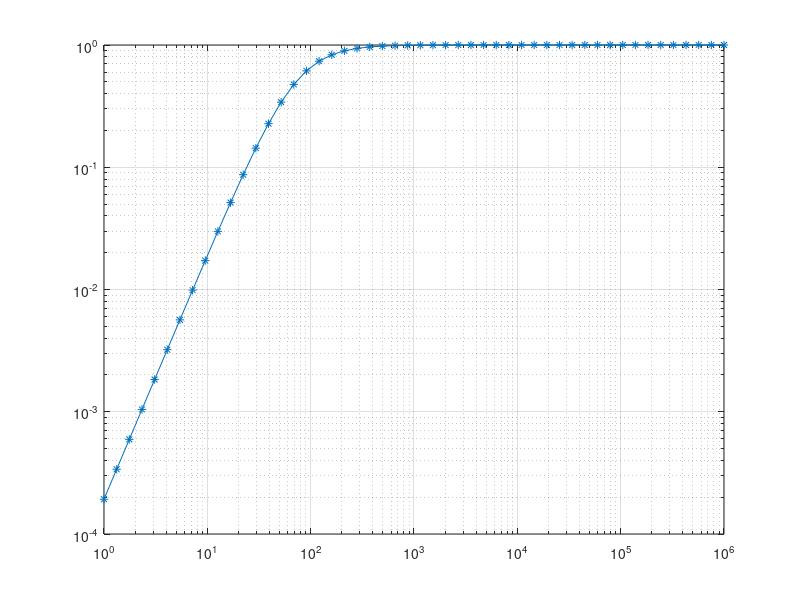

Recreate this plot in MATLAB.
f = logspace(0, 6);

C = 47e-9;
R = 47e3;

Z = 1./(1i*2*pi*C*f);

ZR = (f./f)*R;
loglog(f, abs(ZR./(ZR+Z)).^2, '*-');

grid()

